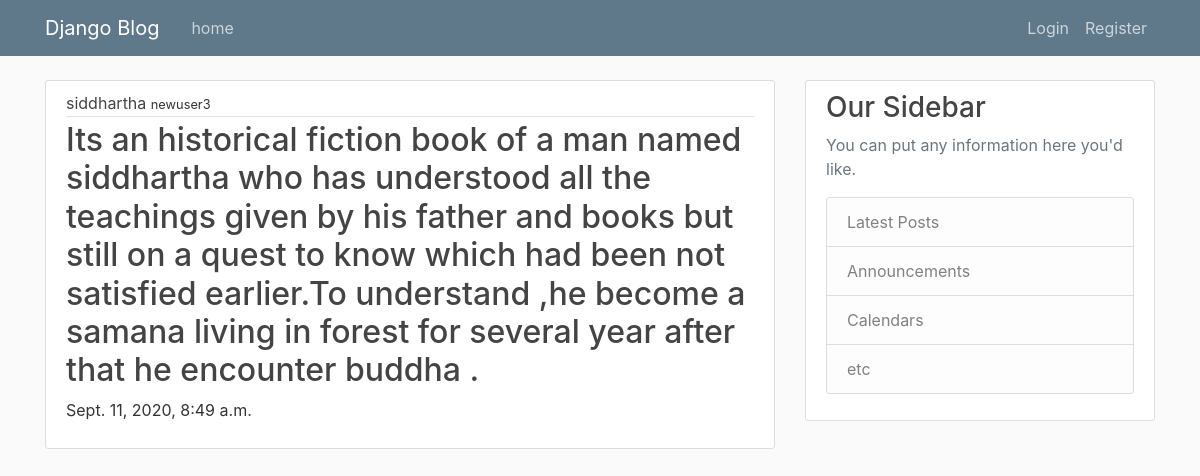
The page / on the database its author committed.
### blog/models.py (models this page shows, shortened)
class Post(models.Model):
    title = models.CharField(max_length=20)
    author = models.ForeignKey(User,on_delete = models.CASCADE)
    content = models.TextField()
    publish_date = models.DateTimeField(auto_now_add=True)

### blog/views.py (the view)
# urls.py: path('', views.home,name="blog-home"),
def home(request):
    context = {
        'posts' : Post.objects.all() ,
        'title' : 'HOME'
    }
    return render(request,'blog/home.html',context)

### blog/templates/blog/home.html
{% extends "blog/Base.html" %}
{% block content %}
   {% for post in posts %}
   <article class="media content-section">
    <div class="media-body">
      <div class="article-metadata">
        <a class="article-title" href="https://www.goodreads.com/book/show/52036.Siddhartha">{{ post.title }}</a>
        <small class="article-author" href="https://www.nobelprize.org/prizes/literature/1946/hesse/biographical/">{{ post.author }}</small>
      </div>
      <h2><a class="article-content">{{ post.content }}</a></h2>
      <p class="article-date">{{ post.publish_date }}</p>
    </div>
  </article>
   {% endfor %}
{% endblock %}

### blog/templates/blog/Base.html (shortened to what this page needs)
{% load static %}
<!DOCTYPE html>
<html lang="en">
<head>
    <link rel="stylesheet" href="https://stackpath.bootstrapcdn.com/bootstrap/4.3.1/css/bootstrap.min.css">
    <link rel="stylesheet" href="{% static 'blog/main.css' %}" >
</head>
<body>
<header class="site-header">
    <nav class="navbar navbar-expand-md navbar-dark bg-steel fixed-top">
      <div class="container">
        <a class="navbar-brand mr-4" href="/">Django Blog</a>
        <div class="collapse navbar-collapse" id="navbarToggle">
          <div class="navbar-nav mr-auto">
            <a class="nav-item nav-link" href="{% url 'blog-home' %}">home</a>
          </div>
          <div class="navbar-nav">
            {% if user.is_authenticated %}
            <a class="nav-item nav-link" href="{% url 'profile' %}">Profile</a>
            <a class="nav-item nav-link" href="{% url 'logout' %}">Logout</a>
            {% else %}
            <a class="nav-item nav-link" href="{% url 'login' %}">Login</a>
            <a class="nav-item nav-link" href="{% url 'register' %}">Register</a>
            {%  endif%}
          </div>
        </div>
      </div>
    </nav>
  </header>
<main role="main" class="container">
    <div class="row">
      <div class="col-md-8">
        {% block content %}{% endblock %}
      </div>
      <div class="col-md-4">
        <div class="content-section">
          <h3>Our Sidebar</h3>
          <p class='text-muted'>You can put any information here you'd like.
            <ul class="list-group">
              <li class="list-group-item list-group-item-light">Latest Posts</li>
              <li class="list-group-item list-group-item-light">Announcements</li>
              <li class="list-group-item list-group-item-light">Calendars</li>
              <li class="list-group-item list-group-item-light">etc</li>
            </ul>
          </p>
        </div>
      </div>
    </div>
  </main>
</body>
</html>

### blog/static/blog/main.css (style rules this page uses)
body { background: #fafafa; color: #333333; margin-top: 5rem; }
h1, h2, h3, h4, h5, h6 { color: #444444; }
ul { margin: 0; }
.bg-steel { background-color: #5f788a; }
.site-header .navbar-nav .nav-link { color: #cbd5db; }
.content-section { background: #ffffff; padding: 10px 20px; border: 1px solid #dddddd; border-radius: 3px; margin-bottom: 20px; }
.article-title { color: #444444; }
.article-content { white-space: pre-line; }
.article-metadata { padding-bottom: 1px; margin-bottom: 4px; border-bottom: 1px solid #e3e3e3 }

### rows shown on the page
Post: title "siddhartha", author "newuser3", content "Its an historical fiction book of a man named siddhartha who has understood all the teachings given by his father and books but still on a quest to know which had been not satisfied earlier.To understand ,he become a samana living in forest for several year after that he encounter buddha .", publish_date "Sept. 11, 2020, 8:49 a.m."
